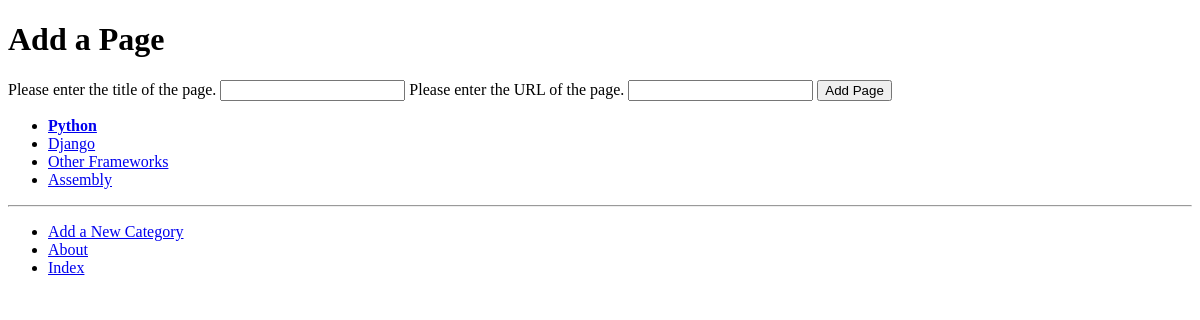
The page /rango/category/python/add_page/ on the database as committed earlier.
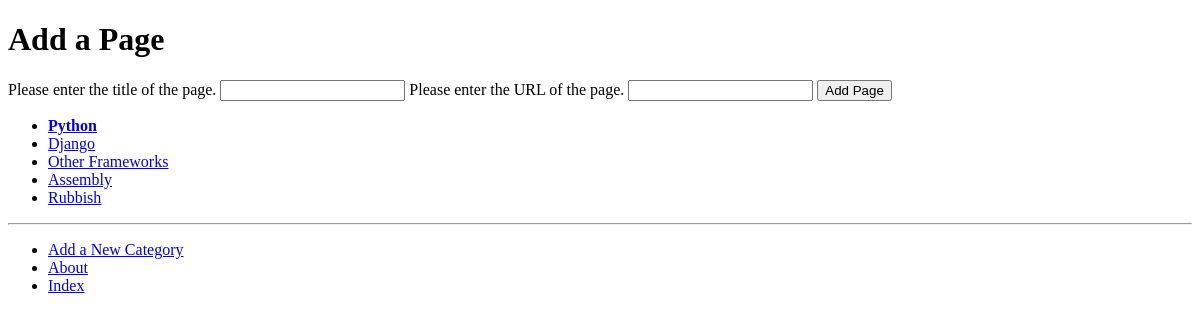
The same page on the database as committed later.
### rango/models.py (models this page shows, shortened)
class Category(models.Model):
    name = models.CharField(max_length=128, unique=True)
    views = models.IntegerField(default=0)
    likes = models.IntegerField(default=0)
    slug = models.SlugField(unique=True)
    class Meta:
        verbose_name_plural = 'Categories'

### rango/views.py (the view, shortened to what this page needs)
# urls.py: path('category/<slug:category_name_slug>/add_page/', views.add_page, name='add_page'),
def add_page(request, category_name_slug):
    try:
        category = Category.objects.get(slug=category_name_slug)
    except Category.DoesNotExist:
        category = None
    if category is None:
        return  redirect('/rango/')
    form = PageForm()
    context_dict = {'form':form,'category':category}
    return render(request, 'rango/add_page.html', context=context_dict)

### rango/forms.py (shortened to what this page needs)
class PageForm(forms.ModelForm):
    title = forms.CharField(max_length=128,help_text="Please enter the title of the page.")
    url = forms.URLField(max_length=200,help_text="Please enter the URL of the page.")
    views = forms.IntegerField(widget=forms.HiddenInput(), initial=0)
    class Meta:
        model=Page
        exclude=('category',)

### rango/templatetags/rango_template_tags.py (called while the page is built)
@register.inclusion_tag('rango/categories.html')
def get_category_list(current_category=None):
    return {'categories': Category.objects.all(),'current_category':current_category}

### templates/rango/add_page.html (shortened to what this page needs)
{% extends 'rango/base.html' %}
{% load staticfiles %}
{% block body_block %}
    <h1>Add a Page</h1>
    <div>
        <form id="add_page" method="post" action="/rango/category/{{category.slug}}/add_page/">
            {% for field in form.visible_fields %}
                {{ field.help_text }}
                {{ field }}
            {% endfor %}
            <input type="submit" name = "submit" value="Add Page" />
        </form>
    </div>
{% endblock %}

### templates/rango/categories.html
<ul>
    {% if categories %}
        {% for c in categories %}
            {% if c == current_category %}
                <li>
                    <strong>
                        <a href="{% url 'rango:show_category' c.slug %}">{{ c.name }}</a>
                    </strong>
                </li>
            {% else %}
                <li>
                    <a href="{% url 'rango:show_category' c.slug %}">{{ c.name }}</a>
                </li>
            {% endif %}
        {% endfor %}
    {% else %}
        <li><strong>There are no categories present.</strong></li>
    {% endif %}
</ul>

Rows that differ between the two databases and show on the page:
added Category: name "Rubbish"
